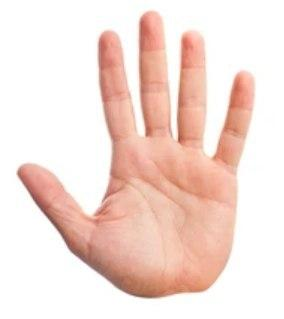
//> input picture kanadi_tomasi/hand.jpg, 284 x 319 px
$ ./main   (built with g++ and OpenCV 4)
//> lines starting //> are read from the running program, lines starting //| are printed output that depends on the picture
#include <opencv2/highgui.hpp>
#include<opencv2/opencv.hpp>
#include <opencv2/core/utility.hpp>
#include <iostream>

using namespace cv;
using namespace std;

const double qualityLevel = 0.04;
const double minDistance = 10;
const int maxCorners = 150;

// [101 lines left out: functions filterR, takasi_sobel, not called in this run]

double euclidianDistance(int x1, int x2, int y1, int y2) {
    return sqrt((x1 - x2) * (x1 - x2) + (y1 - y2) * (y1 - y2));
}

bool comp(Point3d &first, Point3d &second) {
    return first.z >= second.z;
}

vector<Point3d> selectBest(vector<Point3d> &corners, double maxDistance) {
    vector<Point3d> bestCorners;
    sort(corners.begin(), corners.end(), comp);
    bestCorners.push_back(corners.at(0));
    bool flag;
    for (auto &corner: corners) {
        flag = false;
        for (auto &bestCorner: bestCorners) {
            if (euclidianDistance(corner.x, bestCorner.x, corner.y, bestCorner.y) < maxDistance) {
                flag = true;
                break;
            }
        }
        if (!flag) {
            bestCorners.push_back(corner);
        }
    }
    return bestCorners;
}

void convolution(const Mat &in_image, double **mask, int ksize, Mat &out_image) {
//> called with ksize = 3
    int middleK = ksize / 2;
    double average;
    for (int i = middleK; i < in_image.rows - middleK; ++i) {
        for (int j = middleK; j < in_image.cols - middleK; ++j) {
            average = 0;
            for (int k = 0; k < ksize; ++k) {
                for (int l = 0; l < ksize; ++l) {
                    average += in_image.at<uchar>(i - middleK + k, j - middleK + l) * mask[k][l];
                }
            }
            out_image.at<uchar>(i, j) = abs(average);
        }
    }
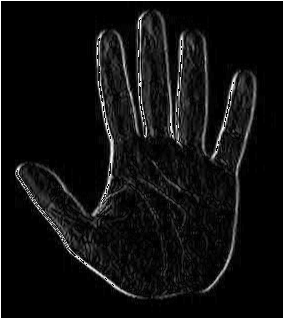
//> out_image: 319 rows x 284 cols, CV_8UC1; min 0, max 255, mean 17.4
//> after the loop, average = 0
};

void calculateMask(const int ksize, double **mask, double sigma) {
    double sum;
    int center = ksize / 2;
    double sigmaPow = sigma * sigma;
    for (int i = -center; i <= center; ++i) {
        for (int j = -center; j <= center; ++j) {
            mask[i + center][j + center] =
                    1. / (2 * M_PI * sigmaPow)
                    * exp(-((i * i + j * j) / (2 * sigmaPow)));
            sum += mask[i + center][j + center];
        }
    }
    for (int i = -center; i <= center; ++i) {
        for (int j = -center; j <= center; ++j) {
            {
                mask[i + center][j + center] /= sum;
            }
        }
    }
}

void tomasi_test(Mat &in_img) {
    auto **Gx = new double *[3];
    Gx[0] = new double[3]{-1, 0, 1};
    Gx[1] = new double[3]{-2, 0, 2};
    Gx[2] = new double[3]{-1, 0, 1};


    auto **Gy = new double *[3];
    Gy[0] = new double[3]{-1, -2, -1};
    Gy[1] = new double[3]{0, 0, 0};
    Gy[2] = new double[3]{1, 2, 1};

//  find Sobel
    Mat outGx(in_img.clone());
    Mat outGy(in_img.clone());
    convolution(in_img, Gx, 3, outGx);
    convolution(in_img, Gy, 3, outGy);
//> call 2 of convolution, with ksize = 3
//> after the loop in convolution (call 2), `for (int i = middleK; i < in_image.rows - middleK; ++i)`:
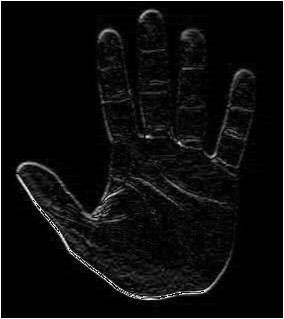
//> out_image: 319 rows x 284 cols, CV_8UC1; min 0, max 255, mean 12.7


    Mat imageSobelX = Mat::zeros(in_img.size(), CV_64F);
    Mat imageSobelY = Mat::zeros(in_img.size(), CV_64F);
    convertScaleAbs(outGx, imageSobelX);
    convertScaleAbs(outGy, imageSobelY);

    Mat XX = Mat::zeros(in_img.size(), CV_64F);
    Mat YY = Mat::zeros(in_img.size(), CV_64F);
    Mat XY = Mat::zeros(in_img.size(), CV_64F);

    for (int i = 0; i < imageSobelX.rows; i++) {
        for (int j = 0; j < imageSobelX.cols; j++) {
            XX.at<double>(i, j) = imageSobelX.at<uchar>(i, j) * imageSobelX.at<uchar>(i, j);
            YY.at<double>(i, j) = imageSobelY.at<uchar>(i, j) * imageSobelY.at<uchar>(i, j);
            XY.at<double>(i, j) = imageSobelX.at<uchar>(i, j) * imageSobelY.at<uchar>(i, j);
        }
    }
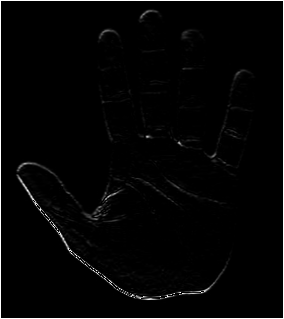
//> YY: 319 rows x 284 cols, CV_64FC1; min 0, max 65025, mean 1414.9; drawn with min black and max white

    double **mask;
    int ksize = 5;
    mask = new double *[ksize];
    for (int i = 0; i < ksize; ++i) {
        mask[i] = new double[ksize];
    }
    calculateMask(ksize, mask, 1.0);

//    double k = 0.05;
//    int threshold = 50000000;

    int threshold = 100;
    int offset = ksize / 2;
    double a, b, c, det, trace;
    Mat resultData = Mat(XX.size(), CV_64F);
    for (int i = offset; i < resultData.rows - offset; i++) {
        for (int j = offset; j < resultData.cols - offset; j++) {
            a = 0;
            b = 0;
            c = 0;
            for (int m = -offset; m <= offset; m++) {
                for (int n = -offset; n <= offset; n++) {
                    a += XX.at<double>(i + m, j + n) * mask[offset + m][offset + n];
                    c += YY.at<double>(i + m, j + n) * mask[offset + m][offset + n];
                    b += XY.at<double>(i + m, j + n) * mask[offset + m][offset + n];
                }
            }
            det = a * b - c * c;
            trace = (a + b);
//            resultData.at<double>(i, j) = det - k * trace * trace;
            resultData.at<double>(i, j) = (trace - sqrt(trace * trace - 4 * det)) / 2;
        }
    }
//> this loop made 315 passes
//> (a, b, c, trace) on passes 1 to 3: (6893.2, 6893.2, 6893.2, 13786.4), (3543.1, 3543.1, 3543.1, 7086.3), (3543.1, 3543.1, 3543.1, 7086.3)
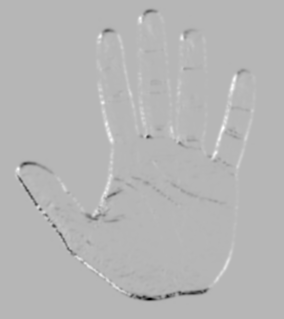
//> resultData: 319 rows x 284 cols, CV_64FC1; min -32714.4, max 13065.2, mean -33; drawn with min black and max white
//> after the loop, a = 6893.2; b = 6893.2; c = 6893.2; det = 0; trace = 13786.4

    vector<Point3d> corners;
    Mat ResultImage = in_img.clone();

    cvtColor(ResultImage, ResultImage, COLOR_GRAY2RGB);
    for (int i = 1; i < ResultImage.rows - 1; i++) {
        for (int j = 1; j < ResultImage.cols - 1; j++) {
            if (resultData.at<double>(i, j) > resultData.at<double>(i - 1, j - 1) &&
                resultData.at<double>(i, j) > resultData.at<double>(i - 1, j) &&
                resultData.at<double>(i, j) > resultData.at<double>(i - 1, j - 1) &&
                resultData.at<double>(i, j) > resultData.at<double>(i - 1, j + 1) &&
                resultData.at<double>(i, j) > resultData.at<double>(i, j - 1) &&
                resultData.at<double>(i, j) > resultData.at<double>(i, j + 1) &&
                resultData.at<double>(i, j) > resultData.at<double>(i + 1, j - 1) &&
                resultData.at<double>(i, j) > resultData.at<double>(i + 1, j) &&
                resultData.at<double>(i, j) > resultData.at<double>(i + 1, j + 1)) {
                if (resultData.at<double>(i, j) > threshold) {
                    circle(ResultImage, Point(j, i), 4,
                           Scalar(0, 125, 255), 2, 8, 0);
                    corners.emplace_back(j, i, resultData.at<double>(i, j));
                }
            }
        }
    }
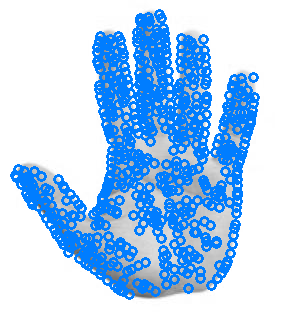
//> ResultImage: 319 rows x 284 cols, CV_8UC3; mean R, G, B 169.8, 207.1, 245.9
//> after the loop, corners = 602 Point3s, first 12: [159, 14, 1441.3], [148, 17, 983.5], [140, 18, 11763.3], [161, 18, 2062.2], [140, 21, 9128.7], [145, 21, 1145.5], [149, 21, 1196], [149, 26, 2268.9], [163, 28, 745.7], [140, 29, 1339.8], [156, 29, 406.7], [137, 32, 486.8]
    Mat bestCornersIMG = in_img.clone();
    cvtColor(bestCornersIMG, bestCornersIMG, COLOR_GRAY2RGB);
    vector<Point3d> bestCorners = selectBest(corners, 15);
//> in selectBest, `sort(corners.begin(), corners.end(), comp);`: corners = 602 Point3s, first 12: [223, 127, 13065.2], [234, 79, 11967.4], [18, 169, 11800.8], [140, 18, 11763.3], [232, 85, 11459], [111, 139, 11357.5], [232, 88, 11346.4], [215, 152, 11192.7], [106, 124, 10837.1], [109, 133, 10714.6], [100, 36, 10665.3], [102, 102, 10624.7]
//> in selectBest, `bestCorners.push_back(corners.at(0));`: bestCorners = 1 Point3: [223, 127, 13065.2]
//> the loop in selectBest, `for (auto &corner: corners)` made 602 passes
//> after the loop in selectBest, `for (auto &corner: corners)`: flag = true; bestCorners = 107 Point3s, first 12: [223, 127, 13065.2], [234, 79, 11967.4], [18, 169, 11800.8], [140, 18, 11763.3], [111, 139, 11357.5], [215, 152, 11192.7], [106, 124, 10837.1], [100, 36, 10665.3], [102, 102, 10624.7], [105, 192, 9950.5], [181, 38, 9853.4], [100, 274, 8488.1]
    for (auto & bestCorner : bestCorners) {
        circle(bestCornersIMG, Point(bestCorner.x, bestCorner.y),
               4, Scalar(0, 125, 255), 2, 8, 0);
    }
//> this loop made 107 passes
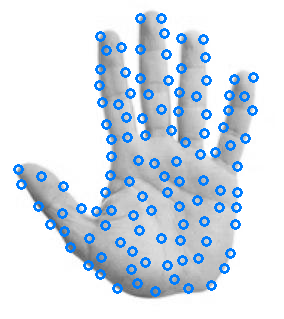
//> bestCornersIMG: 319 rows x 284 cols, CV_8UC3; mean R, G, B 211.9, 222, 232.4

    imshow("best takasi", bestCornersIMG);
    imshow("result takasi", ResultImage);
}

void tomasi_cv(Mat &in_img) {
    Mat result(in_img.clone());
    std::vector<cv::Point2f> corners;
    int blockSize = 3;
    bool useHarrisDetector = false;

    goodFeaturesToTrack(in_img,
                        corners,
                        maxCorners,
                        qualityLevel,
                        minDistance,
                        Mat(),
                        blockSize,
                        useHarrisDetector);
//> corners = 78 Points (x, y), first 12: [146, 136], [178, 141], [95, 215], [105, 198], [17, 173], [182, 68], [213, 158], [142, 20], [106, 210], [224, 131], [105, 102], [88, 244]

    cvtColor(result, result, COLOR_GRAY2RGB);
    for (auto &corner: corners) {
        circle(result, corner, 4, Scalar(0, 125, 255), 2, 8, 0);
    }
//> this loop made 78 passes
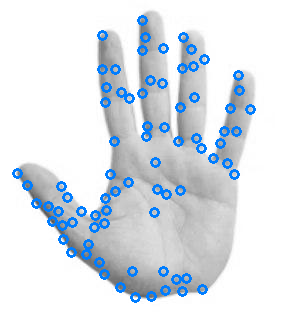
//> result: 319 rows x 284 cols, CV_8UC3; mean R, G, B 217.3, 224.6, 232.2

    imshow("Tokasi CV", result);
}

// [29 lines left out: function harris_cv, not called in this run]


int main() {
// [4 lines of commented-out code are left out]
    Mat img = imread("../hand.jpg", IMREAD_GRAYSCALE);

    tomasi_test(img);
//    harris_cv(img);
    tomasi_cv(img);

    if (img.data == nullptr) {
        std::cout << "Could not open or find the image" << std::endl;
        return -1;
    }

    waitKey(0);
//    std::cin.get();
    return 0;
}

$ run again, with kanadi_tomasi/chess.jpg copied over kanadi_tomasi/hand.jpg
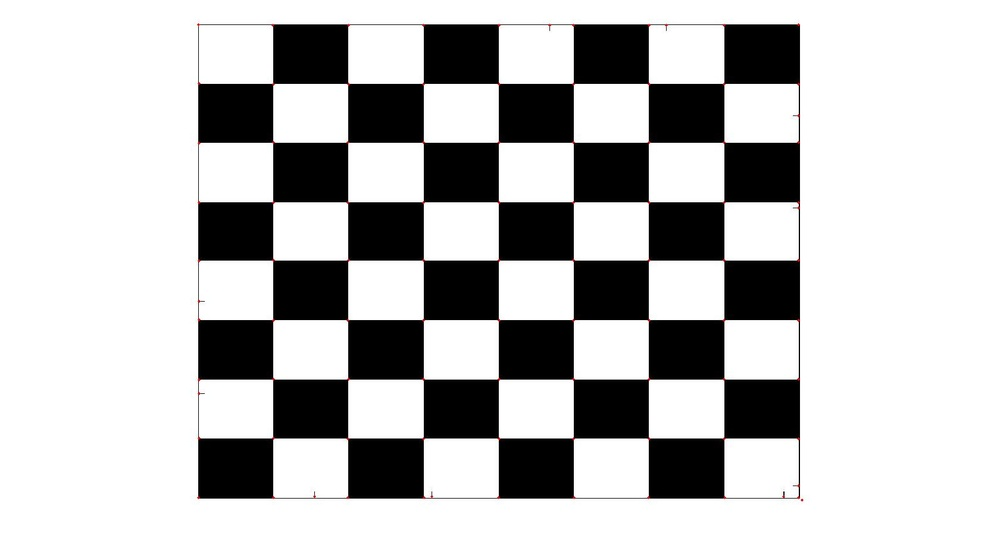
//> input picture kanadi_tomasi/chess.jpg, 1000 x 545 px, shrunk from 1680 x 916 before the run
//> after the loop in convolution, `for (int i = middleK; i < in_image.rows - middleK; ++i)`: average = 0
//> the loop in tomasi_test, `for (int i = offset; i < resultData.rows - offset; i++)` made 541 passes
//> (a, b, c, trace) on passes 1 to 3: (6893.2, 6893.2, 6893.2, 13786.4), (3543.1, 3543.1, 3543.1, 7086.3), (3543.1, 3543.1, 3543.1, 7086.3)
//> after the loop in tomasi_test, `for (int i = offset; i < resultData.rows - offset; i++)`:
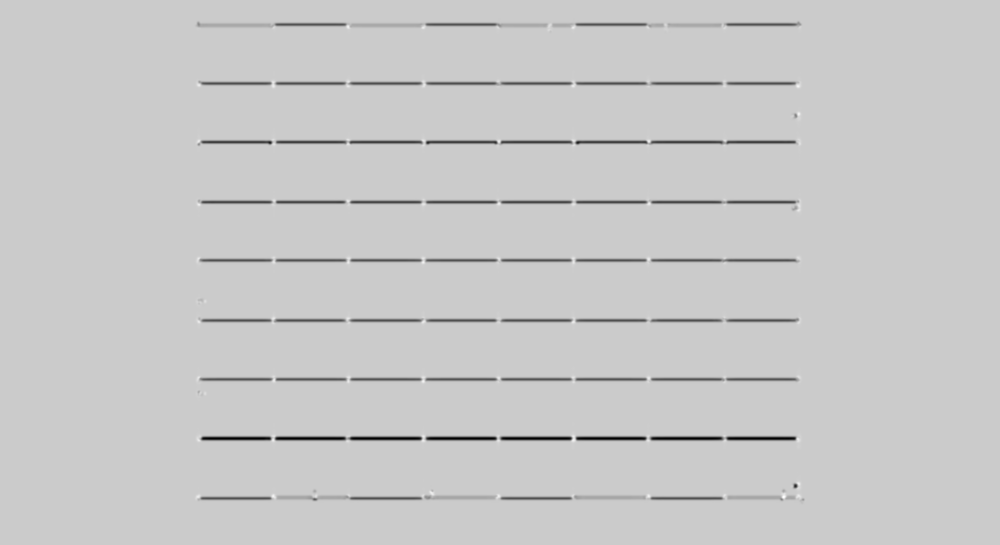
//> resultData: 545 rows x 1000 cols, CV_64FC1; min -52326.9, max 13257.2, mean -873.5; drawn with min black and max white
//> after the loop in tomasi_test, `for (int i = offset; i < resultData.rows - offset; i++)`: a = 6893.2; det = 0; trace = 13786.4
//> after the loop in tomasi_test, `for (int i = 1; i < ResultImage.rows - 1; i++)`: corners = 248 Point3s, first 12: [801, 21, 197.4], [194, 23, 128.2], [665, 24, 3028.8], [549, 25, 4577.4], [722, 25, 1257.6], [348, 26, 8995.1], [274, 27, 3463.3], [423, 27, 8327.5], [497, 27, 3544], [573, 27, 8705.1], [647, 27, 3786.9], [799, 27, 2644.3]
//> in selectBest, `sort(corners.begin(), corners.end(), comp);`: corners = 248 Point3s, first 12: [783, 496, 13257.2], [423, 381, 10394.9], [798, 86, 10291.7], [273, 496, 10291.6], [423, 262, 10094.9], [798, 114, 9904.1], [573, 440, 9605.8], [798, 483, 9293.7], [648, 496, 9190.6], [348, 26, 8995.1], [198, 204, 8731.5], [573, 27, 8705.1]
//> in selectBest, `bestCorners.push_back(corners.at(0));`: bestCorners = 1 Point3: [783, 496, 13257.2]
//> the loop in selectBest, `for (auto &corner: corners)` made 248 passes
//> after the loop in selectBest, `for (auto &corner: corners)`: flag = false; bestCorners = 97 Point3s, first 12: [783, 496, 13257.2], [423, 381, 10394.9], [798, 86, 10291.7], [273, 496, 10291.6], [423, 262, 10094.9], [798, 114, 9904.1], [573, 440, 9605.8], [798, 483, 9293.7], [648, 496, 9190.6], [348, 26, 8995.1], [198, 204, 8731.5], [573, 27, 8705.1]
//> the loop in tomasi_test, `for (auto & bestCorner : bestCorners)` made 97 passes
//> in tomasi_cv, `goodFeaturesToTrack(in_img, corners, maxCorners, qualityLevel, minDist..`: corners = 90 Points (x, y), first 12: [272, 143], [272, 201], [272, 380], [272, 319], [272, 261], [272, 83], [349, 437], [802, 500], [348, 319], [348, 143], [198, 497], [349, 201]
//> the loop in tomasi_cv, `for (auto &corner: corners)` made 90 passes
//> after the loop in tomasi_cv, `for (auto &corner: corners)`:
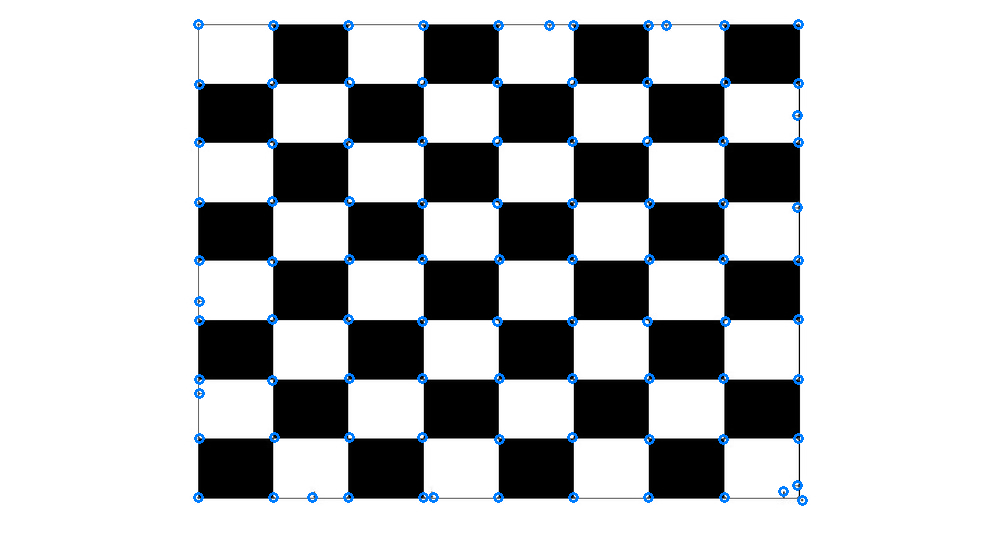
//> result: 545 rows x 1000 cols, CV_8UC3; mean R, G, B 186, 187.4, 188.9
